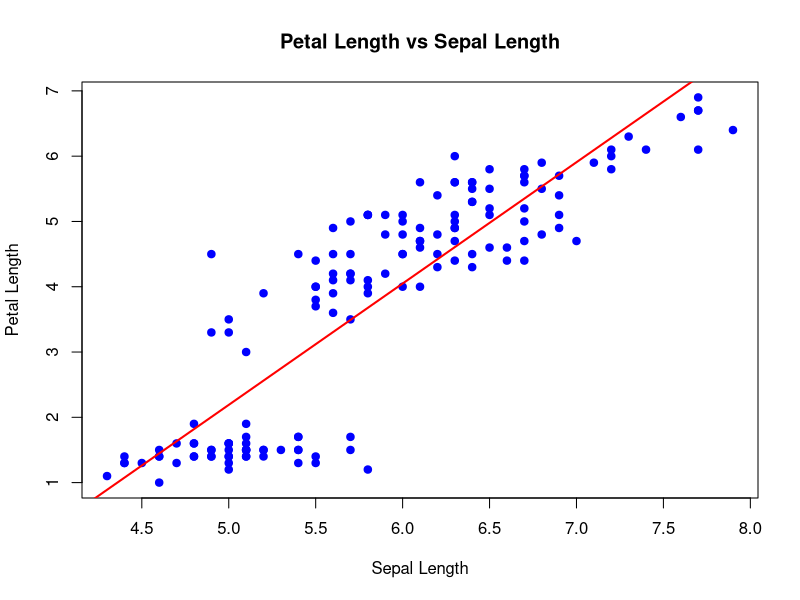

Generate this figure with R:
# Simple Linear Regression (OLS)
# Predicting Petal.Length from Sepal.Length

model <- lm(Petal.Length ~ Sepal.Length, data = iris)

summary(model)


windows()

plot(iris$Sepal.Length, iris$Petal.Length,
     main = "Petal Length vs Sepal Length",
     xlab = "Sepal Length",
     ylab = "Petal Length",
     pch = 19,
     col = "blue")


abline(model, col = "red", lwd = 2)
